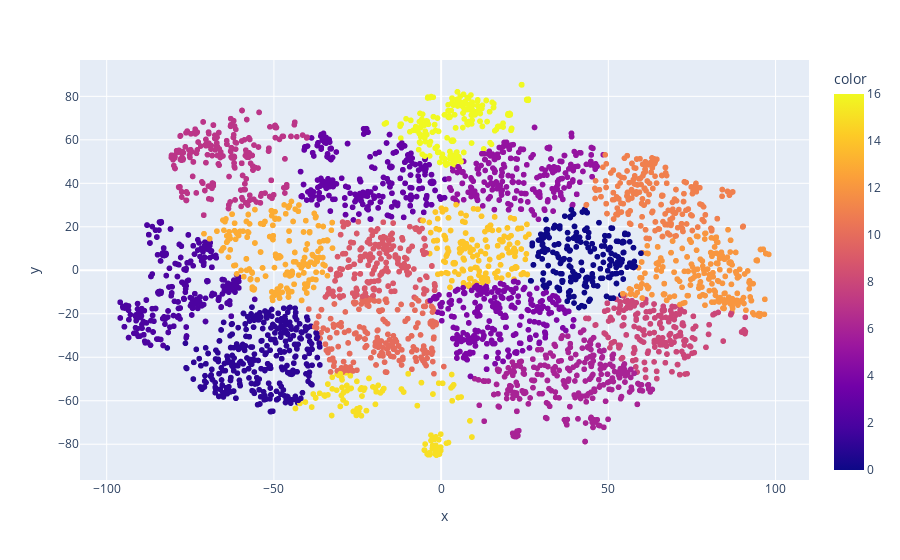

Here is the notebook cell this chart was saved with:
### Markdown cell above
For reference, this is how t-SNE clusters the data:

### Code cell
px.scatter(x=reduced_tsne[:,0],y=reduced_tsne[:,1],color=clusters_tsne)

### Figure 1 — Plotly figure (JSON) as saved in the notebook; plotly's stock layout.template omitted (floating-point values rounded to 4 significant figures; data arrays with more than 128 entries replaced by an {"elided": "..."} marker saying what was removed)
{"data": [{"hovertemplate": "x=%{x}<br>y=%{y}<br>color=%{marker.color}<extra></extra>", "legendgroup": "", "marker": {"color": {"elided": "5161 int values"}, "coloraxis": "coloraxis", "symbol": "circle"}, "mode": "markers", "name": "", "showlegend": false, "type": "scattergl", "x": {"elided": "5161 float values"}, "xaxis": "x", "y": {"elided": "5161 float values"}, "yaxis": "y"}], "layout": {"coloraxis": {"colorbar": {"title": {"text": "color"}}, "colorscale": [[0, "#0d0887"], [0.1111, "#46039f"], [0.2222, "#7201a8"], [0.3333, "#9c179e"], [0.4444, "#bd3786"], [0.5556, "#d8576b"], [0.6667, "#ed7953"], [0.7778, "#fb9f3a"], [0.8889, "#fdca26"], [1, "#f0f921"]]}, "legend": {"tracegroupgap": 0}, "margin": {"t": 60}, "xaxis": {"anchor": "y", "domain": [0, 1], "title": {"text": "x"}}, "yaxis": {"anchor": "x", "domain": [0, 1], "title": {"text": "y"}}}}
